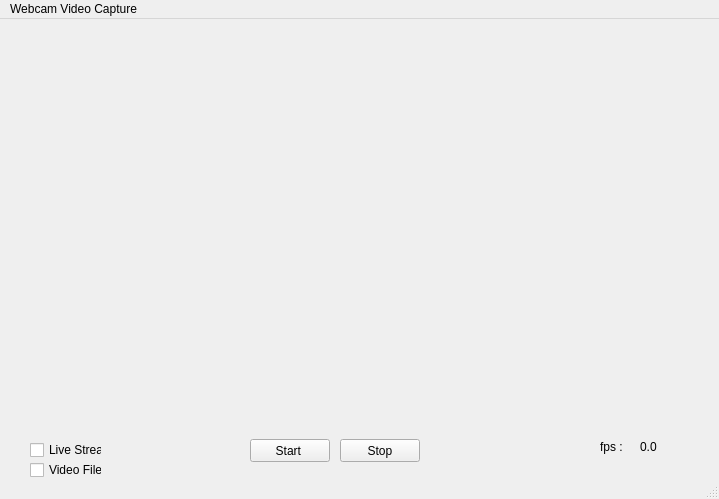
<?xml version="1.0" encoding="UTF-8"?>
<ui version="4.0">
 <class>MainWindow</class>
 <widget class="QMainWindow" name="MainWindow">
  <property name="geometry">
   <rect>
    <x>0</x>
    <y>0</y>
    <width>719</width>
    <height>499</height>
   </rect>
  </property>
  <property name="windowTitle">
   <string>MainWindow</string>
  </property>
  <widget class="QWidget" name="centralwidget">
   <widget class="QLabel" name="l_img">
    <property name="geometry">
     <rect>
      <x>28</x>
      <y>15</y>
      <width>731</width>
      <height>391</height>
     </rect>
    </property>
    <property name="text">
     <string/>
    </property>
    <property name="pixmap">
     <pixmap>take_photo.png</pixmap>
    </property>
   </widget>
   <widget class="QPushButton" name="b_start">
    <property name="geometry">
     <rect>
      <x>250</x>
      <y>420</y>
      <width>80</width>
      <height>23</height>
     </rect>
    </property>
    <property name="text">
     <string>Start </string>
    </property>
   </widget>
   <widget class="QPushButton" name="b_stop">
    <property name="geometry">
     <rect>
      <x>340</x>
      <y>420</y>
      <width>80</width>
      <height>23</height>
     </rect>
    </property>
    <property name="text">
     <string>Stop</string>
    </property>
   </widget>
   <widget class="QLabel" name="label">
    <property name="geometry">
     <rect>
      <x>600</x>
      <y>420</y>
      <width>31</width>
      <height>16</height>
     </rect>
    </property>
    <property name="text">
     <string>fps :</string>
    </property>
   </widget>
   <widget class="QLabel" name="l_fps">
    <property name="geometry">
     <rect>
      <x>640</x>
      <y>420</y>
      <width>49</width>
      <height>16</height>
     </rect>
    </property>
    <property name="text">
     <string>0.0</string>
    </property>
   </widget>
   <widget class="QCheckBox" name="ch_stream">
    <property name="geometry">
     <rect>
      <x>30</x>
      <y>420</y>
      <width>72</width>
      <height>22</height>
     </rect>
    </property>
    <property name="text">
     <string>Live Stream</string>
    </property>
    <property name="checked">
     <bool>false</bool>
    </property>
   </widget>
   <widget class="QCheckBox" name="ch_write">
    <property name="geometry">
     <rect>
      <x>30</x>
      <y>440</y>
      <width>72</width>
      <height>22</height>
     </rect>
    </property>
    <property name="text">
     <string>Video File</string>
    </property>
    <property name="checked">
     <bool>false</bool>
    </property>
   </widget>
  </widget>
  <widget class="QMenuBar" name="menubar">
   <property name="geometry">
    <rect>
     <x>0</x>
     <y>0</y>
     <width>719</width>
     <height>21</height>
    </rect>
   </property>
   <widget class="QMenu" name="menuWebcam_Video_Live">
    <property name="title">
     <string>Webcam Video Capture</string>
    </property>
   </widget>
   <addaction name="menuWebcam_Video_Live"/>
  </widget>
  <widget class="QStatusBar" name="statusbar"/>
 </widget>
 <resources/>
 <connections/>
</ui>
